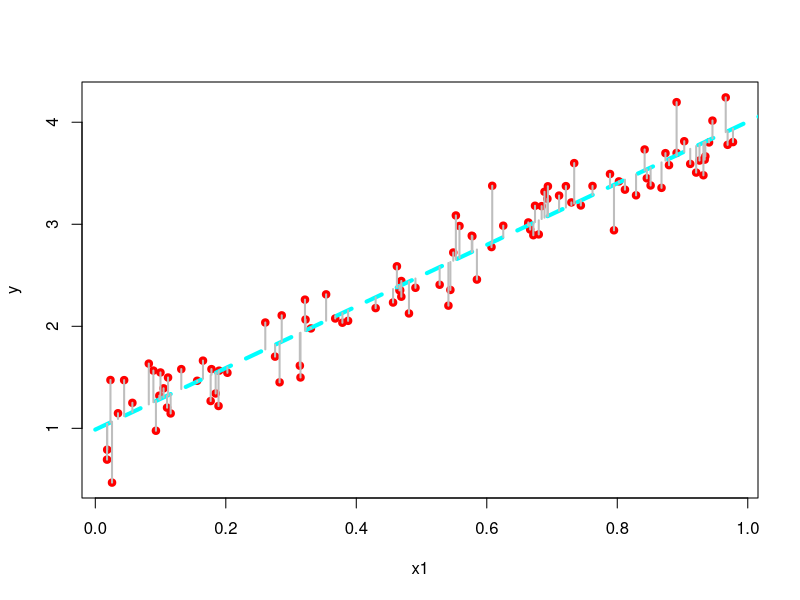

This chart was generated by the following R code:
# ADA – Astronomical Data Analysis 
# by Rafael S. de Souza
# Partial example from Bayesian Models for Astrophysical Data 
# by Hilbe, de Souza & Ishida, 2016, Cambridge Univ. Press


# Example of frequentist linear regression in R
# 1 response (y) and 1 explanatory variable (x1)


set.seed(1056)                    # set seed to replicate example
nobs= 100                        # number of obs in model 
x1 <- runif(nobs)                 # random uniform variable
mu <- 1 + 3*x1                    # linear predictor, xb
y <- rnorm(nobs, mu, sd=0.25)     # create y as adjusted random normal variate 

# Visualize data

fit <- lm(y ~ x1)               # Normla Fit of the synthetic data. 
summary(fit) 

xx <- seq(0,5,length=200)
ypred <- predict(fit,newdata=list(x1=xx),type="response") # Prediction from the model 

# Plot regression line 
plot(x1,y,pch=19,col="red")
lines(xx,ypred,col='cyan',lwd=4,lty=2)
# Add the residuals
segments(x1,fitted(fit),x1,y,lwd=2,col="gray")